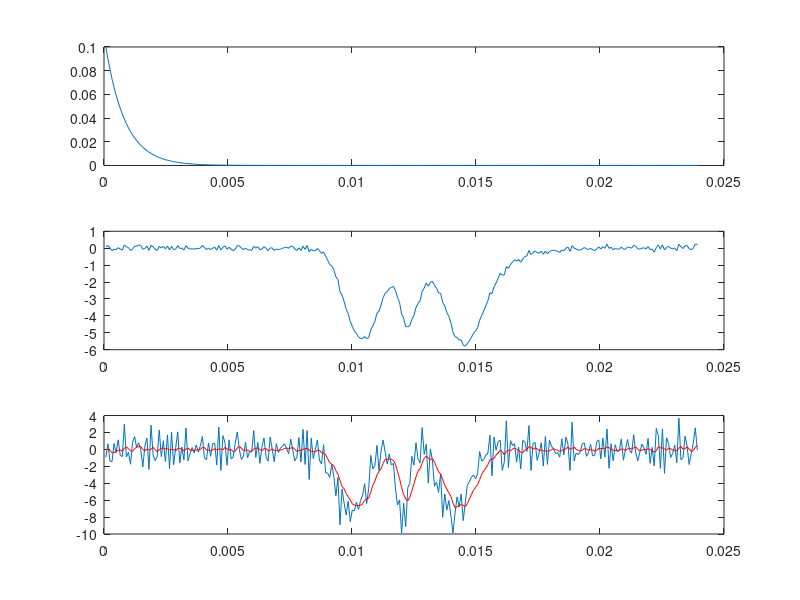

Source code (MATLAB):
% use deconvwnr, works for 1d, 2d, 3d deconvolutions
clear all, close all
x = [   0.098263311710790
   0.155086096032043
   0.003563918067142
  -0.142277058498506
  -0.060039279117941
  -0.091320076323080
   0.030386872523723
  -0.043766105015552
  -0.123705660084458
   0.187629044487822
   0.079133516622346
   0.037111040920547
  -0.141566383042019
  -0.046375795448581
   0.109295028159200
   0.120654940162629
   0.186386569721647
   0.162531270341950
  -0.061206631955036
  -0.015257150990370
   0.119290360838009
  -0.129615351304963
   0.168522254115479
   0.084663066659657
  -0.056277021780119
  -0.134671531317269
   0.108395504571773
   0.012039714570464
   0.113579038923762
  -0.040763559329454
   0.134390000411704
  -0.104578807051270
   0.108775527600729
  -0.083032407805212
  -0.055300718818091
   0.157048167335985
  -0.019599711667343
   0.010609044373695
  -0.116229893607181
   0.148744659541668
  -0.001648955781333
  -0.053927575173996
  -0.026332382283927
  -0.066060375512395
  -0.006014059059689
  -0.036329463782656
   0.008309994433622
   0.159909062920561
   0.042334424458067
  -0.081353884288030
   0.001792722982642
  -0.080188202885320
  -0.006680655086223
   0.068418653573541
  -0.122340303970450
   0.153974645567535
  -0.110202529061134
   0.063259098929874
   0.137226350706288
  -0.064377973200670
   0.054599765090449
  -0.061179941832527
  -0.147328204384417
  -0.058266644603340
   0.153738120621827
   0.134182697688856
   0.001384776322530
  -0.080471511663260
   0.011062619420080
  -0.088637997385342
  -0.107363086024531
  -0.127604485191839
   0.107612743257083
   0.000789075565351
   0.083684022371855
  -0.090785881771763
  -0.049297960893633
   0.091069693132215
  -0.006323349388948
  -0.145896854021327
   0.014357772299002
   0.014480952983261
  -0.131602007090655
  -0.050899106398505
  -0.081846003918602
  -0.060701465148298
  -0.018066096983226
   0.050228488441916
   0.051921884722301
  -0.003902371047799
   0.118848959416922
   0.100020120644191
  -0.044264199033908
  -0.133861128610631
   0.018755229676438
  -0.131682913279072
   0.118184304213229
  -0.071133170218481
   0.157490883313337
  -0.214330715666752
  -0.060983698210547
  -0.164550788389335
  -0.144251542431746
  -0.019212034924488
  -0.144013221478376
  -0.302176594509617
  -0.216473834302829
  -0.474441662722855
  -0.705214512016837
  -0.968952367605199
  -1.049993465183099
  -1.268374250813187
  -1.692009695112123
  -1.858233163092756
  -2.565048413622313
  -2.779715221466290
  -3.139589955408326
  -3.603471583333582
  -3.860089153943386
  -4.331961456267813
  -4.620589098863282
  -4.890430604593051
  -5.029710543818761
  -5.242831197100556
  -5.331494269971579
  -5.345118164616452
  -5.221646573707658
  -5.345354869462463
  -5.275981525024401
  -4.825883664303867
  -4.580679893721660
  -4.317483709290519
  -3.843738802390995
  -3.710741284842587
  -3.363319595570772
  -2.919817190872362
  -2.665192769801232
  -2.575027240008936
  -2.373960718953435
  -2.322518191104443
  -2.259494952070525
  -2.493270415065255
  -2.903416260723529
  -3.214183526481981
  -3.883443567712129
  -4.137142012733578
  -4.640917859100026
  -4.634448726618548
  -4.576186522402135
  -4.206161090586365
  -3.976236304155781
  -3.504701523585808
  -3.270457746631750
  -3.108612361283680
  -2.543810489944718
  -2.351868235886820
  -2.059558497451079
  -2.251497343937831
  -2.023147124599753
  -1.950976589758546
  -2.193858971083136
  -2.363688245994263
  -2.638198558386976
  -2.664045260360775
  -3.202860328815922
  -3.413089192915168
  -3.793053816323447
  -4.022392529391253
  -4.409608017886703
  -4.962579606263503
  -5.228531249733377
  -5.272436567253120
  -5.431179767240861
  -5.421493426727842
  -5.727488846098166
  -5.790874794386989
  -5.641834802149429
  -5.468121497473788
  -5.256588237462545
  -5.040001044649641
  -4.889468202505808
  -4.694386544359817
  -4.256625760723712
  -3.973822242806325
  -3.701805106988455
  -3.403008002731071
  -3.112369266154950
  -2.637594497671463
  -2.689301635905300
  -2.279064260318801
  -2.064386726438237
  -1.770207013192840
  -1.486750649966708
  -1.589412086437092
  -1.581945795040408
  -1.086797343114209
  -1.193977150916786
  -0.971746215425960
  -0.829851217887881
  -0.680910920283051
  -0.764032783171621
  -0.662571285911875
  -0.827217627425498
  -0.639277753253637
  -0.484779839098724
  -0.462955912757403
  -0.136179055552786
  -0.373461778582128
  -0.268155850811236
  -0.158868463590942
  -0.273252773282949
  -0.287274455230438
  -0.179757611546990
  -0.358801920393151
  -0.170736577543796
  -0.330962011958336
  -0.190048268328415
  -0.135716243527283
  -0.118233122001346
  -0.155402003771532
  -0.178534637953541
  -0.253214856610817
  -0.102992037001199
  -0.158033690198317
   0.003016996955872
   0.063930251533552
  -0.191211949210974
   0.149144415171656
  -0.003658423789215
  -0.044995913061462
  -0.103134011104949
  -0.118458026439154
  -0.037366285290752
   0.041093317623190
  -0.044784415972030
  -0.079167155396102
  -0.010986736861578
  -0.083963909392231
  -0.150064225265535
  -0.042334878035868
   0.073611699348253
  -0.047329703740911
   0.090735648395765
  -0.009625396678661
   0.233314857816871
  -0.012792871843151
   0.055217975877701
  -0.085090689256690
  -0.021939879546339
  -0.050253122021857
  -0.057775846385608
   0.073080312953845
  -0.061716634824908
  -0.058703062346151
   0.064590760890808
   0.047317894912633
  -0.000855854266577
   0.172580681536166
   0.112290161345780
  -0.032571198572429
  -0.061975795328289
   0.005832406797995
   0.022521216265123
  -0.037840889108099
   0.095390678017873
  -0.078978516637576
  -0.048674854345694
  -0.238511491695110
   0.033339817719069
   0.193231483195820
  -0.049042411125015
   0.197939516845040
  -0.104190147311718
   0.043774416092104
   0.107227093634428
   0.001857091685641
  -0.045967672696546
   0.007592092882868
  -0.151617797672775
   0.234135714150821
   0.089056124707562
  -0.020096382604586
   0.138393147134112
   0.161465985105306
  -0.033013075994373
  -0.086016951143329
  -0.006942986387878
   0.248521006852585
   0.212115856269528];

t = [
   0.000074534161491
   0.000157349896480
   0.000240165631470
   0.000322981366460
   0.000405797101449
   0.000488612836439
   0.000571428571429
   0.000654244306418
   0.000737060041408
   0.000819875776398
   0.000902691511387
   0.000985507246377
   0.001068322981366
   0.001151138716356
   0.001233954451346
   0.001316770186335
   0.001399585921325
   0.001482401656315
   0.001565217391304
   0.001648033126294
   0.001730848861284
   0.001813664596273
   0.001896480331263
   0.001979296066253
   0.002062111801242
   0.002144927536232
   0.002227743271222
   0.002310559006211
   0.002393374741201
   0.002476190476190
   0.002559006211180
   0.002641821946170
   0.002724637681159
   0.002807453416149
   0.002890269151139
   0.002973084886128
   0.003055900621118
   0.003138716356108
   0.003221532091097
   0.003304347826087
   0.003387163561077
   0.003469979296066
   0.003552795031056
   0.003635610766046
   0.003718426501035
   0.003801242236025
   0.003884057971014
   0.003966873706004
   0.004049689440994
   0.004132505175983
   0.004215320910973
   0.004298136645963
   0.004380952380952
   0.004463768115942
   0.004546583850932
   0.004629399585921
   0.004712215320911
   0.004795031055901
   0.004877846790890
   0.004960662525880
   0.005043478260870
   0.005126293995859
   0.005209109730849
   0.005291925465839
   0.005374741200828
   0.005457556935818
   0.005540372670807
   0.005623188405797
   0.005706004140787
   0.005788819875776
   0.005871635610766
   0.005954451345756
   0.006037267080745
   0.006120082815735
   0.006202898550725
   0.006285714285714
   0.006368530020704
   0.006451345755694
   0.006534161490683
   0.006616977225673
   0.006699792960663
   0.006782608695652
   0.006865424430642
   0.006948240165631
   0.007031055900621
   0.007113871635611
   0.007196687370600
   0.007279503105590
   0.007362318840580
   0.007445134575569
   0.007527950310559
   0.007610766045549
   0.007693581780538
   0.007776397515528
   0.007859213250518
   0.007942028985507
   0.008024844720497
   0.008107660455487
   0.008190476190476
   0.008273291925466
   0.008356107660455
   0.008438923395445
   0.008521739130435
   0.008604554865424
   0.008687370600414
   0.008770186335404
   0.008853002070393
   0.008935817805383
   0.009018633540373
   0.009101449275362
   0.009184265010352
   0.009267080745342
   0.009349896480331
   0.009432712215321
   0.009515527950311
   0.009598343685300
   0.009681159420290
   0.009763975155280
   0.009846790890269
   0.009929606625259
   0.010012422360248
   0.010095238095238
   0.010178053830228
   0.010260869565217
   0.010343685300207
   0.010426501035197
   0.010509316770186
   0.010592132505176
   0.010674948240166
   0.010757763975155
   0.010840579710145
   0.010923395445135
   0.011006211180124
   0.011089026915114
   0.011171842650104
   0.011254658385093
   0.011337474120083
   0.011420289855072
   0.011503105590062
   0.011585921325052
   0.011668737060041
   0.011751552795031
   0.011834368530021
   0.011917184265010
   0.012000000000000
   0.012082815734990
   0.012165631469979
   0.012248447204969
   0.012331262939959
   0.012414078674948
   0.012496894409938
   0.012579710144928
   0.012662525879917
   0.012745341614907
   0.012828157349896
   0.012910973084886
   0.012993788819876
   0.013076604554865
   0.013159420289855
   0.013242236024845
   0.013325051759834
   0.013407867494824
   0.013490683229814
   0.013573498964803
   0.013656314699793
   0.013739130434783
   0.013821946169772
   0.013904761904762
   0.013987577639752
   0.014070393374741
   0.014153209109731
   0.014236024844720
   0.014318840579710
   0.014401656314700
   0.014484472049689
   0.014567287784679
   0.014650103519669
   0.014732919254658
   0.014815734989648
   0.014898550724638
   0.014981366459627
   0.015064182194617
   0.015146997929607
   0.015229813664596
   0.015312629399586
   0.015395445134576
   0.015478260869565
   0.015561076604555
   0.015643892339545
   0.015726708074534
   0.015809523809524
   0.015892339544513
   0.015975155279503
   0.016057971014493
   0.016140786749482
   0.016223602484472
   0.016306418219462
   0.016389233954451
   0.016472049689441
   0.016554865424431
   0.016637681159420
   0.016720496894410
   0.016803312629400
   0.016886128364389
   0.016968944099379
   0.017051759834369
   0.017134575569358
   0.017217391304348
   0.017300207039337
   0.017383022774327
   0.017465838509317
   0.017548654244306
   0.017631469979296
   0.017714285714286
   0.017797101449275
   0.017879917184265
   0.017962732919255
   0.018045548654244
   0.018128364389234
   0.018211180124224
   0.018293995859213
   0.018376811594203
   0.018459627329193
   0.018542443064182
   0.018625258799172
   0.018708074534161
   0.018790890269151
   0.018873706004141
   0.018956521739130
   0.019039337474120
   0.019122153209110
   0.019204968944099
   0.019287784679089
   0.019370600414079
   0.019453416149068
   0.019536231884058
   0.019619047619048
   0.019701863354037
   0.019784679089027
   0.019867494824017
   0.019950310559006
   0.020033126293996
   0.020115942028986
   0.020198757763975
   0.020281573498965
   0.020364389233954
   0.020447204968944
   0.020530020703934
   0.020612836438923
   0.020695652173913
   0.020778467908903
   0.020861283643892
   0.020944099378882
   0.021026915113872
   0.021109730848861
   0.021192546583851
   0.021275362318841
   0.021358178053830
   0.021440993788820
   0.021523809523810
   0.021606625258799
   0.021689440993789
   0.021772256728778
   0.021855072463768
   0.021937888198758
   0.022020703933747
   0.022103519668737
   0.022186335403727
   0.022269151138716
   0.022351966873706
   0.022434782608696
   0.022517598343685
   0.022600414078675
   0.022683229813665
   0.022766045548654
   0.022848861283644
   0.022931677018634
   0.023014492753623
   0.023097308488613
   0.023180124223602
   0.023262939958592
   0.023345755693582
   0.023428571428571
   0.023511387163561
   0.023594202898551
   0.023677018633540
   0.023759834368530
   0.023842650103520
   0.023925465838509
];

bandwidth = 200;
order = 1; 
s = tf('s');
H = 1/(2*pi*bandwidth)*1/(s/(2*pi*bandwidth)+1);
psf = 0.1*impulse(H, t);
deblur = deconvwnr(x, psf, 0);
split_ind = floor(length(deblur)/2);
deblur = [deblur((split_ind+1): end); deblur(1:split_ind)];

filt_bandwidth = 500; 
G_filt = 1/(s/(2*pi*filt_bandwidth)+1);
deblur_filt = lsim(deblur, G_filt, t);
  
figure
subplot(3, 1, 1)
plot(t, psf)

subplot(3,1,2)
plot(t,x)

subplot(3,1,3)
plot(t,deblur)
hold on
plot(t, deblur_filt, 'r')
